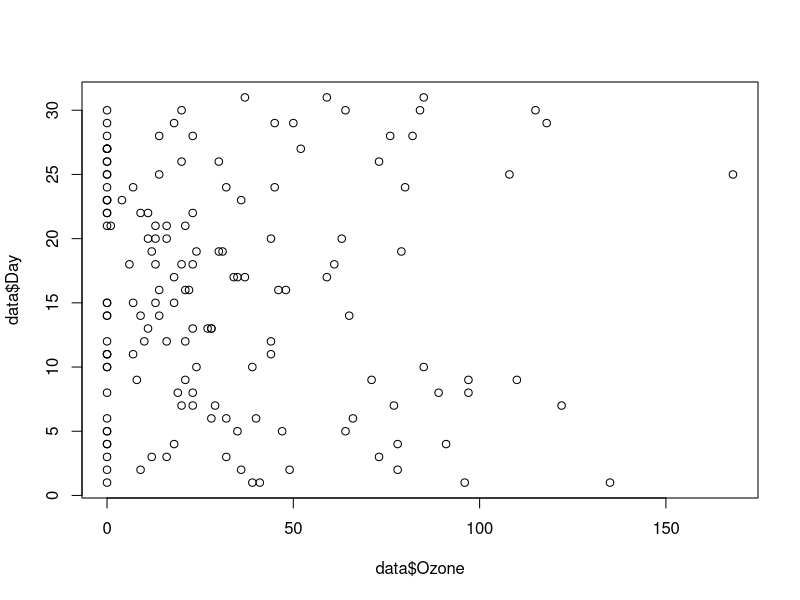

This chart was generated by the following R code:
## ---- chunk 1
knitr::opts_chunk$set(echo = TRUE)
## ---- chunk 2
library(tidyverse)
## ---- chunk 3
data <- datasets::airquality
data[is.na(data)] <- 0
## ---- chunk 4
plot(data$Day ~ data$Ozone)
